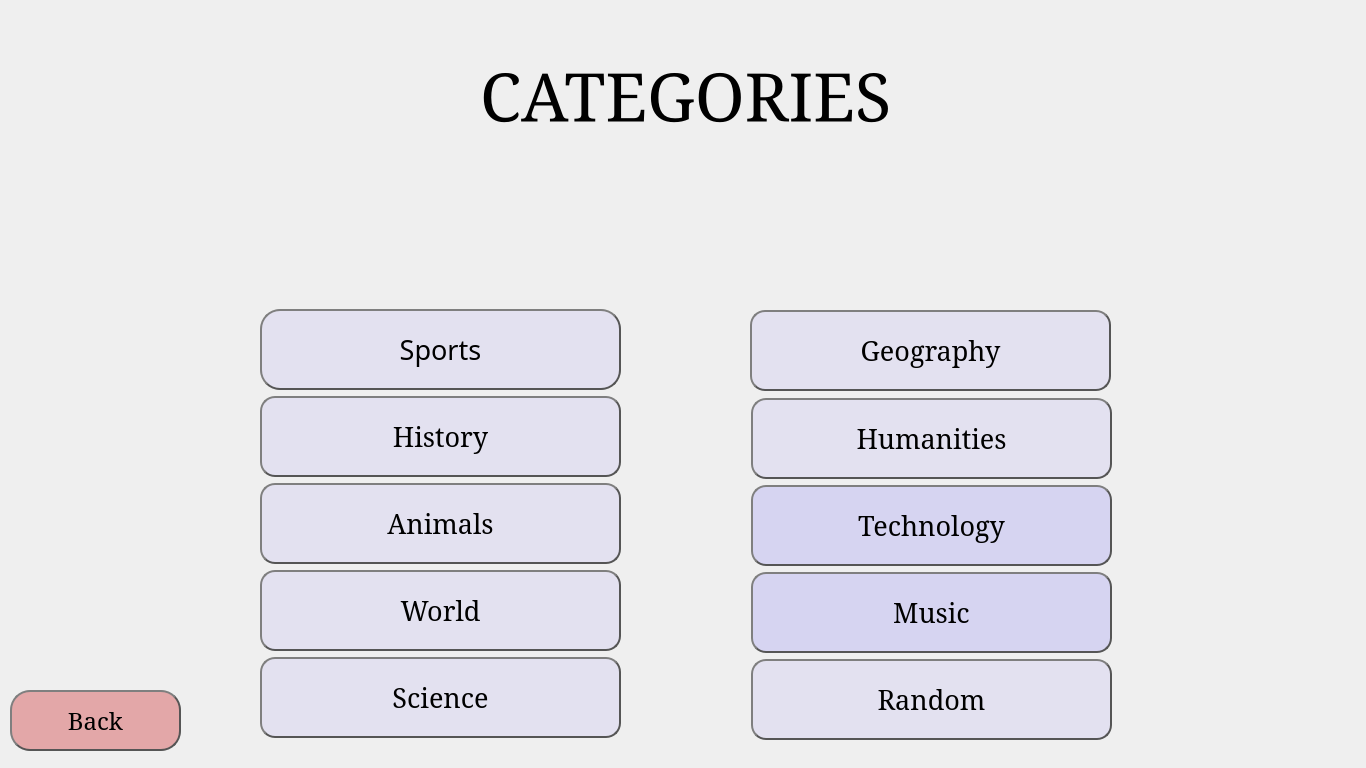
<?xml version="1.0" encoding="UTF-8"?>
<ui version="4.0">
 <class>categories</class>
 <widget class="QDialog" name="categories">
  <property name="geometry">
   <rect>
    <x>0</x>
    <y>0</y>
    <width>1366</width>
    <height>768</height>
   </rect>
  </property>
  <property name="sizePolicy">
   <sizepolicy hsizetype="Preferred" vsizetype="Preferred">
    <horstretch>0</horstretch>
    <verstretch>0</verstretch>
   </sizepolicy>
  </property>
  <property name="windowTitle">
   <string>CATEGORIES</string>
  </property>
  <widget class="QLabel" name="lblbackground">
   <property name="geometry">
    <rect>
     <x>0</x>
     <y>0</y>
     <width>1366</width>
     <height>768</height>
    </rect>
   </property>
   <property name="sizePolicy">
    <sizepolicy hsizetype="Preferred" vsizetype="Preferred">
     <horstretch>0</horstretch>
     <verstretch>0</verstretch>
    </sizepolicy>
   </property>
   <property name="font">
    <font>
     <pointsize>22</pointsize>
    </font>
   </property>
   <property name="styleSheet">
    <string notr="true">background-image: url(:/bGrounds/backgrounds/ff.jpg);

</string>
   </property>
   <property name="text">
    <string/>
   </property>
   <property name="scaledContents">
    <bool>true</bool>
   </property>
  </widget>
  <widget class="QPushButton" name="pushButton_Back">
   <property name="geometry">
    <rect>
     <x>10</x>
     <y>690</y>
     <width>171</width>
     <height>61</height>
    </rect>
   </property>
   <property name="font">
    <font>
     <family>Serif</family>
     <pointsize>18</pointsize>
     <weight>50</weight>
     <bold>false</bold>
    </font>
   </property>
   <property name="cursor">
    <cursorShape>PointingHandCursor</cursorShape>
   </property>
   <property name="styleSheet">
    <string notr="true">
 QPushButton:hover#pushButton_Back{
	background-color: rgba(200, 9, 12,180);
  border: 1px solid #555;
    border-radius: 15px;
    border-style: outset;
	font: 28pt &quot;Serif&quot;;
	color: rgb(255, 255, 255);
 }
QPushButton:!hover#pushButton_Back{
 border: 2px solid #555;
    border-radius: 20px;
    border-style: outset;
    padding: 5px;
	background-color: rgba(200, 9, 12,80);
 }

   
</string>
   </property>
   <property name="text">
    <string>Back</string>
   </property>
   <property name="shortcut">
    <string>Esc</string>
   </property>
  </widget>
  <widget class="QLabel" name="categoryNameLogo">
   <property name="geometry">
    <rect>
     <x>480</x>
     <y>30</y>
     <width>421</width>
     <height>131</height>
    </rect>
   </property>
   <property name="font">
    <font>
     <family>Serif</family>
     <pointsize>50</pointsize>
    </font>
   </property>
   <property name="autoFillBackground">
    <bool>false</bool>
   </property>
   <property name="text">
    <string>CATEGORIES</string>
   </property>
  </widget>
  <widget class="QPushButton" name="pushButton_Geography_2">
   <property name="geometry">
    <rect>
     <x>750</x>
     <y>310</y>
     <width>361</width>
     <height>81</height>
    </rect>
   </property>
   <property name="sizePolicy">
    <sizepolicy hsizetype="Minimum" vsizetype="Minimum">
     <horstretch>0</horstretch>
     <verstretch>0</verstretch>
    </sizepolicy>
   </property>
   <property name="font">
    <font>
     <family>Serif</family>
     <pointsize>20</pointsize>
    </font>
   </property>
   <property name="cursor">
    <cursorShape>PointingHandCursor</cursorShape>
   </property>
   <property name="styleSheet">
    <string notr="true">
 QPushButton:hover#pushButton_Geography_2{
	 background-color: rgba(11, 11, 255, 170);
  border: 1px solid #555;
    border-radius: 15px;
        border-style: inset;
	font: 32pt &quot;Serif&quot;;
	color: rgb(255, 255, 255);
 }
QPushButton:!hover#pushButton_Geography_2{
 border: 2px solid #555;
    border-radius: 15px;
    border-style: outset;
    padding: 5px;

background-color: rgba(28, 7, 255,15);
 }

   
</string>
   </property>
   <property name="text">
    <string>Geography</string>
   </property>
   <property name="shortcut">
    <string>2</string>
   </property>
   <property name="autoDefault">
    <bool>true</bool>
   </property>
   <property name="default">
    <bool>false</bool>
   </property>
  </widget>
  <widget class="QPushButton" name="pushButton_Humanities">
   <property name="geometry">
    <rect>
     <x>751</x>
     <y>398</y>
     <width>361</width>
     <height>81</height>
    </rect>
   </property>
   <property name="sizePolicy">
    <sizepolicy hsizetype="Minimum" vsizetype="Minimum">
     <horstretch>0</horstretch>
     <verstretch>0</verstretch>
    </sizepolicy>
   </property>
   <property name="font">
    <font>
     <family>Serif</family>
     <pointsize>20</pointsize>
    </font>
   </property>
   <property name="cursor">
    <cursorShape>PointingHandCursor</cursorShape>
   </property>
   <property name="styleSheet">
    <string notr="true">
 QPushButton:hover#pushButton_Humanities{
	 background-color: rgba(11, 11, 255, 170);
  border: 1px solid #555;
    border-radius: 15px;
       border-style: inset;
	font: 32pt &quot;Serif&quot;;
	color: rgb(255, 255, 255);
 }
QPushButton:!hover#pushButton_Humanities{
 border: 2px solid #555;
    border-radius: 15px;
    border-style: outset;
    padding: 5px;

background-color: rgba(28, 7, 255,15);
 }

   
</string>
   </property>
   <property name="text">
    <string>Humanities</string>
   </property>
   <property name="shortcut">
    <string>2</string>
   </property>
   <property name="autoDefault">
    <bool>true</bool>
   </property>
   <property name="default">
    <bool>false</bool>
   </property>
  </widget>
  <widget class="QPushButton" name="pushButton_Technology">
   <property name="geometry">
    <rect>
     <x>751</x>
     <y>485</y>
     <width>361</width>
     <height>81</height>
    </rect>
   </property>
   <property name="sizePolicy">
    <sizepolicy hsizetype="Minimum" vsizetype="Minimum">
     <horstretch>0</horstretch>
     <verstretch>0</verstretch>
    </sizepolicy>
   </property>
   <property name="font">
    <font>
     <family>Serif</family>
     <pointsize>20</pointsize>
     <italic>false</italic>
    </font>
   </property>
   <property name="cursor">
    <cursorShape>PointingHandCursor</cursorShape>
   </property>
   <property name="styleSheet">
    <string notr="true">
 QPushButton:hover#pushButton_Technology{
	 background-color: rgba(11, 11, 255, 170);
  border: 1px solid #555;
    border-radius: 15px;
       border-style: inset;
	font: 32pt &quot;Serif&quot;;
	color: rgb(255, 255, 255);
 }
QPushButton:!hover#pushButton_Technology{
 border: 2px solid #555;
    border-radius: 15px;
    border-style: outset;
    padding: 5px;
	background-color: rgba(28, 7, 255,30);
 }

   
</string>
   </property>
   <property name="text">
    <string>Technology</string>
   </property>
   <property name="shortcut">
    <string>6</string>
   </property>
  </widget>
  <widget class="QPushButton" name="pushButton_Music">
   <property name="geometry">
    <rect>
     <x>751</x>
     <y>572</y>
     <width>361</width>
     <height>81</height>
    </rect>
   </property>
   <property name="sizePolicy">
    <sizepolicy hsizetype="Minimum" vsizetype="Minimum">
     <horstretch>0</horstretch>
     <verstretch>0</verstretch>
    </sizepolicy>
   </property>
   <property name="font">
    <font>
     <family>Serif</family>
     <pointsize>20</pointsize>
     <italic>false</italic>
    </font>
   </property>
   <property name="cursor">
    <cursorShape>PointingHandCursor</cursorShape>
   </property>
   <property name="styleSheet">
    <string notr="true">
 QPushButton:hover#pushButton_Music{
	 background-color: rgba(11, 11, 255, 170);
  border: 1px solid #555;
    border-radius: 15px;
        border-style: inset;
	font: 32pt &quot;Serif&quot;;
	color: rgb(255, 255, 255);
 }
QPushButton:!hover#pushButton_Music{
 border: 2px solid #555;
    border-radius: 15px;
    border-style: outset;
    padding: 5px;
	background-color: rgba(28, 7, 255,30);
 }

   
</string>
   </property>
   <property name="text">
    <string>Music</string>
   </property>
   <property name="shortcut">
    <string>6</string>
   </property>
  </widget>
  <widget class="QPushButton" name="push_Button_Random">
   <property name="geometry">
    <rect>
     <x>751</x>
     <y>659</y>
     <width>361</width>
     <height>81</height>
    </rect>
   </property>
   <property name="sizePolicy">
    <sizepolicy hsizetype="Minimum" vsizetype="Minimum">
     <horstretch>0</horstretch>
     <verstretch>0</verstretch>
    </sizepolicy>
   </property>
   <property name="font">
    <font>
     <family>Serif</family>
     <pointsize>20</pointsize>
    </font>
   </property>
   <property name="cursor">
    <cursorShape>PointingHandCursor</cursorShape>
   </property>
   <property name="styleSheet">
    <string notr="true">
 QPushButton:hover#push_Button_Random{
	 background-color: rgba(11, 11, 255, 170);
  border: 1px solid #555;
    border-radius: 15px;
        border-style: inset;
	font: 32pt &quot;Serif&quot;;
	color: rgb(255, 255, 255);
 }
QPushButton:!hover#push_Button_Random{
 border: 2px solid #555;
    border-radius: 15px;
    border-style: outset;
    padding: 5px;
background-color: rgba(28, 7, 255,15);
 }

   
</string>
   </property>
   <property name="text">
    <string>Random</string>
   </property>
   <property name="shortcut">
    <string>8</string>
   </property>
  </widget>
  <widget class="QPushButton" name="pushButton_History">
   <property name="geometry">
    <rect>
     <x>260</x>
     <y>396</y>
     <width>361</width>
     <height>81</height>
    </rect>
   </property>
   <property name="sizePolicy">
    <sizepolicy hsizetype="Minimum" vsizetype="Minimum">
     <horstretch>0</horstretch>
     <verstretch>0</verstretch>
    </sizepolicy>
   </property>
   <property name="font">
    <font>
     <family>Serif</family>
     <pointsize>20</pointsize>
    </font>
   </property>
   <property name="cursor">
    <cursorShape>PointingHandCursor</cursorShape>
   </property>
   <property name="styleSheet">
    <string notr="true">
 QPushButton:hover#pushButton_History{
	background-color: rgba(28, 7, 255,170);
  border: 1px solid #555;
    border-radius: 15px;
        border-style: inset;
	font: 32pt &quot;Serif&quot;;
	color: rgb(255, 255, 255);
 }
QPushButton:!hover#pushButton_History{
 border: 2px solid #555;
    border-radius: 15px;
    border-style: outset;
    padding: 5px;
background-color: rgba(28, 7, 255,15);
 }

   
</string>
   </property>
   <property name="text">
    <string>History</string>
   </property>
   <property name="shortcut">
    <string>3</string>
   </property>
  </widget>
  <widget class="QPushButton" name="push_Button_Sports">
   <property name="geometry">
    <rect>
     <x>260</x>
     <y>309</y>
     <width>361</width>
     <height>81</height>
    </rect>
   </property>
   <property name="sizePolicy">
    <sizepolicy hsizetype="Minimum" vsizetype="Minimum">
     <horstretch>0</horstretch>
     <verstretch>0</verstretch>
    </sizepolicy>
   </property>
   <property name="font">
    <font>
     <family>Sans Serif</family>
     <pointsize>20</pointsize>
    </font>
   </property>
   <property name="cursor">
    <cursorShape>PointingHandCursor</cursorShape>
   </property>
   <property name="layoutDirection">
    <enum>Qt::LeftToRight</enum>
   </property>
   <property name="styleSheet">
    <string notr="true">
 QPushButton:hover#push_Button_Sports{
	background-color: rgba(28, 7, 255,170);
  border: 1px solid #555;
    border-radius: 15px;
     border-style: inset;
	font: 32pt &quot;Serif&quot;;
	color: rgb(255, 255, 255);

 }
QPushButton:!hover#push_Button_Sports{
 border: 2px solid #555;
    border-radius: 20px;
    border-style: outset;
    padding: 5px;
background-color: rgba(28, 7, 255,15);
 }

   
</string>
   </property>
   <property name="text">
    <string>Sports</string>
   </property>
   <property name="shortcut">
    <string>3</string>
   </property>
   <property name="flat">
    <bool>false</bool>
   </property>
  </widget>
  <widget class="QPushButton" name="pushButton_Animals">
   <property name="geometry">
    <rect>
     <x>260</x>
     <y>483</y>
     <width>361</width>
     <height>81</height>
    </rect>
   </property>
   <property name="sizePolicy">
    <sizepolicy hsizetype="Preferred" vsizetype="Preferred">
     <horstretch>0</horstretch>
     <verstretch>0</verstretch>
    </sizepolicy>
   </property>
   <property name="font">
    <font>
     <family>Serif</family>
     <pointsize>20</pointsize>
    </font>
   </property>
   <property name="cursor">
    <cursorShape>PointingHandCursor</cursorShape>
   </property>
   <property name="styleSheet">
    <string notr="true">
 QPushButton:hover#pushButton_Animals{
	 background-color: rgba(11, 11, 255, 170);
  border: 1px solid #555;
    border-radius: 15px;
       border-style: inset;
	font: 32pt &quot;Serif&quot;;
	color: rgb(255, 255, 255);
 }
QPushButton:!hover#pushButton_Animals{
 border: 2px solid #555;
    border-radius: 15px;
    border-style: outset;
    padding: 5px;

background-color: rgba(28, 7, 255,15);
 }

   
</string>
   </property>
   <property name="text">
    <string>Animals</string>
   </property>
   <property name="shortcut">
    <string>3</string>
   </property>
  </widget>
  <widget class="QPushButton" name="pushButton_World">
   <property name="geometry">
    <rect>
     <x>260</x>
     <y>570</y>
     <width>361</width>
     <height>81</height>
    </rect>
   </property>
   <property name="sizePolicy">
    <sizepolicy hsizetype="Minimum" vsizetype="Minimum">
     <horstretch>0</horstretch>
     <verstretch>0</verstretch>
    </sizepolicy>
   </property>
   <property name="font">
    <font>
     <family>Serif</family>
     <pointsize>20</pointsize>
    </font>
   </property>
   <property name="cursor">
    <cursorShape>PointingHandCursor</cursorShape>
   </property>
   <property name="styleSheet">
    <string notr="true">
 QPushButton:hover#pushButton_World{
	 background-color: rgba(11, 11, 255, 170);
  border: 1px solid #555;
    border-radius: 15px;
     border-style: inset;
	font: 32pt &quot;Serif&quot;;
	color: rgb(255, 255, 255);
 }
QPushButton:!hover#pushButton_World
{
 border: 2px solid #555;
    border-radius: 15px;
    border-style: outset;
    padding: 5px;
background-color: rgba(28, 7, 255,15);
 }

   
</string>
   </property>
   <property name="text">
    <string>World</string>
   </property>
   <property name="shortcut">
    <string>3</string>
   </property>
  </widget>
  <widget class="QPushButton" name="pushButton_Science">
   <property name="geometry">
    <rect>
     <x>260</x>
     <y>657</y>
     <width>361</width>
     <height>81</height>
    </rect>
   </property>
   <property name="sizePolicy">
    <sizepolicy hsizetype="Minimum" vsizetype="Minimum">
     <horstretch>0</horstretch>
     <verstretch>0</verstretch>
    </sizepolicy>
   </property>
   <property name="font">
    <font>
     <family>Serif</family>
     <pointsize>20</pointsize>
    </font>
   </property>
   <property name="cursor">
    <cursorShape>PointingHandCursor</cursorShape>
   </property>
   <property name="styleSheet">
    <string notr="true">
 QPushButton:hover#pushButton_Science
{
	 background-color: rgba(11, 11, 255, 170);
  border: 1px solid #555;
    border-radius: 15px;
      border-style: inset;
	font: 32pt &quot;Serif&quot;;
	color: rgb(255, 255, 255);
 }
QPushButton:!hover#pushButton_Science
{
 border: 2px solid #555;
    border-radius: 15px;
    border-style: outset;
    padding: 5px;

background-color: rgba(28, 7, 255,15);
 }

   
</string>
   </property>
   <property name="text">
    <string>Science</string>
   </property>
   <property name="shortcut">
    <string>7</string>
   </property>
   <property name="flat">
    <bool>false</bool>
   </property>
  </widget>
  <widget class="QLabel" name="animalsIcon">
   <property name="geometry">
    <rect>
     <x>270</x>
     <y>490</y>
     <width>71</width>
     <height>71</height>
    </rect>
   </property>
   <property name="styleSheet">
    <string notr="true">background-image: url(:/icons/icons/lion.png);
background-repeat: no-repeat;</string>
   </property>
   <property name="text">
    <string/>
   </property>
  </widget>
  <widget class="QLabel" name="technologyIcon">
   <property name="geometry">
    <rect>
     <x>760</x>
     <y>493</y>
     <width>71</width>
     <height>71</height>
    </rect>
   </property>
   <property name="styleSheet">
    <string notr="true">background-image: url(:/icons/icons/cpu.png);
background-repeat: no-repeat;</string>
   </property>
   <property name="text">
    <string/>
   </property>
  </widget>
  <widget class="QLabel" name="randomIcon">
   <property name="geometry">
    <rect>
     <x>760</x>
     <y>670</y>
     <width>61</width>
     <height>71</height>
    </rect>
   </property>
   <property name="styleSheet">
    <string notr="true">background-image: url(:/icons/icons/shuffle.png);
background-repeat: no-repeat;</string>
   </property>
   <property name="text">
    <string/>
   </property>
  </widget>
  <widget class="QLabel" name="worldIcon">
   <property name="geometry">
    <rect>
     <x>270</x>
     <y>580</y>
     <width>71</width>
     <height>61</height>
    </rect>
   </property>
   <property name="styleSheet">
    <string notr="true">background-image: url(:/icons/icons/flag.png);
background-repeat: no-repeat;</string>
   </property>
   <property name="text">
    <string/>
   </property>
  </widget>
  <widget class="QLabel" name="scienceIcon">
   <property name="geometry">
    <rect>
     <x>270</x>
     <y>665</y>
     <width>61</width>
     <height>71</height>
    </rect>
   </property>
   <property name="styleSheet">
    <string notr="true">background-image: url(:/icons/icons/atom.png);
background-repeat: no-repeat;</string>
   </property>
   <property name="text">
    <string/>
   </property>
  </widget>
  <widget class="QLabel" name="musicIcon">
   <property name="geometry">
    <rect>
     <x>760</x>
     <y>580</y>
     <width>71</width>
     <height>71</height>
    </rect>
   </property>
   <property name="styleSheet">
    <string notr="true">background-image: url(:/icons/icons/disc.png);
background-repeat: no-repeat;</string>
   </property>
   <property name="text">
    <string/>
   </property>
  </widget>
  <widget class="QLabel" name="humanitiesIcon">
   <property name="geometry">
    <rect>
     <x>760</x>
     <y>405</y>
     <width>71</width>
     <height>71</height>
    </rect>
   </property>
   <property name="styleSheet">
    <string notr="true">background-image: url(:/icons/icons/human.png);
background-repeat: no-repeat;</string>
   </property>
   <property name="text">
    <string/>
   </property>
  </widget>
  <widget class="QLabel" name="sportsICon">
   <property name="geometry">
    <rect>
     <x>270</x>
     <y>315</y>
     <width>71</width>
     <height>61</height>
    </rect>
   </property>
   <property name="autoFillBackground">
    <bool>false</bool>
   </property>
   <property name="styleSheet">
    <string notr="true">background-image: url(:/icons/icons/sport.png);
background-repeat: no-repeat;</string>
   </property>
   <property name="text">
    <string/>
   </property>
  </widget>
  <widget class="QLabel" name="historyIcon">
   <property name="geometry">
    <rect>
     <x>270</x>
     <y>405</y>
     <width>71</width>
     <height>71</height>
    </rect>
   </property>
   <property name="styleSheet">
    <string notr="true">background-image: url(:/icons/icons/parchment.png);
background-repeat: no-repeat;</string>
   </property>
   <property name="text">
    <string/>
   </property>
  </widget>
  <widget class="QLabel" name="geographyIcon">
   <property name="geometry">
    <rect>
     <x>760</x>
     <y>320</y>
     <width>71</width>
     <height>71</height>
    </rect>
   </property>
   <property name="styleSheet">
    <string notr="true">background-image: url(:/icons/icons/earth.png);
background-repeat: no-repeat;</string>
   </property>
   <property name="text">
    <string/>
   </property>
  </widget>
  <zorder>lblbackground</zorder>
  <zorder>pushButton_Geography_2</zorder>
  <zorder>pushButton_Humanities</zorder>
  <zorder>pushButton_Technology</zorder>
  <zorder>pushButton_Music</zorder>
  <zorder>push_Button_Random</zorder>
  <zorder>pushButton_History</zorder>
  <zorder>push_Button_Sports</zorder>
  <zorder>pushButton_Animals</zorder>
  <zorder>pushButton_World</zorder>
  <zorder>pushButton_Science</zorder>
  <zorder>pushButton_Back</zorder>
  <zorder>categoryNameLogo</zorder>
  <zorder>animalsIcon</zorder>
  <zorder>technologyIcon</zorder>
  <zorder>randomIcon</zorder>
  <zorder>worldIcon</zorder>
  <zorder>scienceIcon</zorder>
  <zorder>musicIcon</zorder>
  <zorder>humanitiesIcon</zorder>
  <zorder>sportsICon</zorder>
  <zorder>historyIcon</zorder>
  <zorder>geographyIcon</zorder>
 </widget>
 <resources/>
 <connections/>
</ui>
